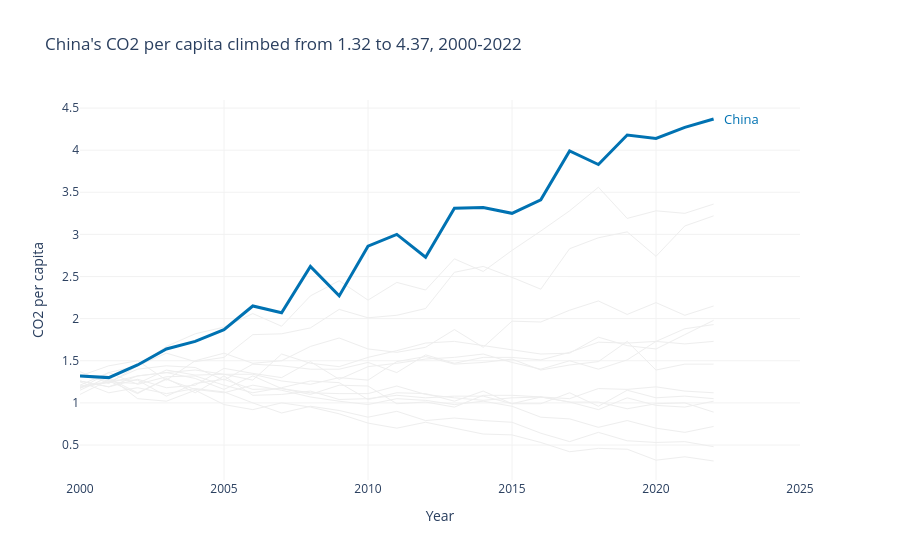

Source (notebook cell):
### Markdown cell above
## Task 1 - A line chart showing CO2 per Capita for all countries in the dataset

**Requirements:**
- All countries shown (for context), but only **one highlighted in colour** — your choice which
- All other lines in grey (#EEEEEE), thinner
- Highlighted country **labelled directly** at the end of its line (not in a legend)
- Insight title that names the highlighted country and its story

### Code cell
highlight_country = "China"
highlight_color = "#0072B2"

fig = go.Figure()

# Show every other country in faint grey
for country in df["Country"].unique():
    if country == highlight_country:
        continue

    country_data = df[df["Country"] == country].sort_values("Year")
    fig.add_trace(go.Scatter(
        x=country_data["Year"],
        y=country_data["CO2_per_capita"],
        mode="lines",
        line=dict(color="#EEEEEE", width=1),
        showlegend=False,
        hovertemplate=f"{country}<br>Year: %{{x}}<br>CO2 per capita: %{{y}}<extra></extra>",
    ))

# Draw China on top so it stands out
highlighted = (
    df[df["Country"] == highlight_country]
    .sort_values("Year")
)

fig.add_trace(go.Scatter(
    x=highlighted["Year"],
    y=highlighted["CO2_per_capita"],
    mode="lines",
    line=dict(color=highlight_color, width=3),
    showlegend=False,
    hovertemplate="China<br>Year: %{x}<br>CO2 per capita: %{y}<extra></extra>",
))

# Put the label beside China's final data point
fig.add_annotation(
    x=highlighted["Year"].iloc[-1],
    y=highlighted["CO2_per_capita"].iloc[-1],
    text=highlight_country,
    showarrow=False,
    xshift=8,
    xanchor="left",
    font=dict(color=highlight_color, size=13),
)

fig.update_layout(
    title="China's CO2 per capita climbed from 1.32 to 4.37, 2000-2022",
    xaxis_title="Year",
    yaxis_title="CO2 per capita",
    template="plotly_white",
    showlegend=False,
    margin=dict(r=100),
)

# Leave room after the final year for the direct label
fig.update_xaxes(
    range=[df["Year"].min(), df["Year"].max() + 3],
    showline=False,
    zeroline=False,
    gridcolor="#F2F2F2",
)
fig.update_yaxes(
    showline=False,
    zeroline=False,
    gridcolor="#F2F2F2",
)

%pip install "nbformat>=4.2.0"
fig.show()

### Figure 1 — Plotly figure (JSON) as saved in the notebook; plotly's stock layout.template omitted (floating-point values rounded to 4 significant figures)
{"data": [{"hovertemplate": "United States<br>Year: %{x}<br>CO2 per capita: %{y}<extra></extra>", "line": {"color": "#EEEEEE", "width": 1}, "mode": "lines", "showlegend": false, "type": "scatter", "x": [2000, 2001, 2002, 2003, 2004, 2005, 2006, 2007, 2008, 2009, 2010, 2011, 2012, 2013, 2014, 2015, 2016, 2017, 2018, 2019, 2020, 2021, 2022], "y": [1.32, 1.26, 1.11, 1.29, 1.12, 1.32, 1.09, 1.1, 1.14, 1.04, 1.05, 1.09, 1.06, 1.08, 1.08, 0.99, 1.07, 1.01, 0.92, 1.06, 0.97, 0.95, 1.02]}, {"hovertemplate": "India<br>Year: %{x}<br>CO2 per capita: %{y}<extra></extra>", "line": {"color": "#EEEEEE", "width": 1}, "mode": "lines", "showlegend": false, "type": "scatter", "x": [2000, 2001, 2002, 2003, 2004, 2005, 2006, 2007, 2008, 2009, 2010, 2011, 2012, 2013, 2014, 2015, 2016, 2017, 2018, 2019, 2020, 2021, 2022], "y": [1.21, 1.36, 1.44, 1.67, 1.82, 1.9, 2.06, 1.91, 2.27, 2.45, 2.22, 2.43, 2.34, 2.71, 2.56, 2.81, 3.04, 3.28, 3.56, 3.19, 3.28, 3.25, 3.36]}, {"hovertemplate": "Germany<br>Year: %{x}<br>CO2 per capita: %{y}<extra></extra>", "line": {"color": "#EEEEEE", "width": 1}, "mode": "lines", "showlegend": false, "type": "scatter", "x": [2000, 2001, 2002, 2003, 2004, 2005, 2006, 2007, 2008, 2009, 2010, 2011, 2012, 2013, 2014, 2015, 2016, 2017, 2018, 2019, 2020, 2021, 2022], "y": [1.25, 1.12, 1.18, 1.11, 1.17, 1.13, 1.0, 0.88, 0.96, 0.91, 0.83, 0.9, 0.79, 0.82, 0.79, 0.77, 0.64, 0.54, 0.65, 0.55, 0.53, 0.54, 0.48]}, {"hovertemplate": "United Kingdom<br>Year: %{x}<br>CO2 per capita: %{y}<extra></extra>", "line": {"color": "#EEEEEE", "width": 1}, "mode": "lines", "showlegend": false, "type": "scatter", "x": [2000, 2001, 2002, 2003, 2004, 2005, 2006, 2007, 2008, 2009, 2010, 2011, 2012, 2013, 2014, 2015, 2016, 2017, 2018, 2019, 2020, 2021, 2022], "y": [1.15, 1.31, 1.05, 1.02, 1.15, 0.98, 0.92, 1.0, 0.95, 0.87, 0.76, 0.7, 0.77, 0.7, 0.63, 0.62, 0.53, 0.42, 0.46, 0.45, 0.32, 0.36, 0.31]}, {"hovertemplate": "France<br>Year: %{x}<br>CO2 per capita: %{y}<extra></extra>", "line": {"color": "#EEEEEE", "width": 1}, "mode": "lines", "showlegend": false, "type": "scatter", "x": [2000, 2001, 2002, 2003, 2004, 2005, 2006, 2007, 2008, 2009, 2010, 2011, 2012, 2013, 2014, 2015, 2016, 2017, 2018, 2019, 2020, 2021, 2022], "y": [1.34, 1.29, 1.12, 1.28, 1.16, 1.12, 1.21, 1.15, 1.07, 1.02, 0.98, 1.05, 1.03, 0.98, 1.02, 0.96, 0.83, 0.81, 0.71, 0.79, 0.7, 0.65, 0.72]}, {"hovertemplate": "Brazil<br>Year: %{x}<br>CO2 per capita: %{y}<extra></extra>", "line": {"color": "#EEEEEE", "width": 1}, "mode": "lines", "showlegend": false, "type": "scatter", "x": [2000, 2001, 2002, 2003, 2004, 2005, 2006, 2007, 2008, 2009, 2010, 2011, 2012, 2013, 2014, 2015, 2016, 2017, 2018, 2019, 2020, 2021, 2022], "y": [1.26, 1.19, 1.32, 1.36, 1.39, 1.34, 1.27, 1.58, 1.47, 1.43, 1.54, 1.62, 1.71, 1.73, 1.68, 1.63, 1.58, 1.59, 1.78, 1.68, 1.64, 1.81, 1.98]}, {"hovertemplate": "Japan<br>Year: %{x}<br>CO2 per capita: %{y}<extra></extra>", "line": {"color": "#EEEEEE", "width": 1}, "mode": "lines", "showlegend": false, "type": "scatter", "x": [2000, 2001, 2002, 2003, 2004, 2005, 2006, 2007, 2008, 2009, 2010, 2011, 2012, 2013, 2014, 2015, 2016, 2017, 2018, 2019, 2020, 2021, 2022], "y": [1.1, 1.27, 1.27, 1.08, 1.23, 1.28, 1.16, 1.17, 1.1, 1.21, 1.2, 0.99, 1.01, 0.95, 1.09, 1.09, 1.07, 1.01, 1.01, 0.93, 0.99, 1.0, 0.89]}, {"hovertemplate": "Canada<br>Year: %{x}<br>CO2 per capita: %{y}<extra></extra>", "line": {"color": "#EEEEEE", "width": 1}, "mode": "lines", "showlegend": false, "type": "scatter", "x": [2000, 2001, 2002, 2003, 2004, 2005, 2006, 2007, 2008, 2009, 2010, 2011, 2012, 2013, 2014, 2015, 2016, 2017, 2018, 2019, 2020, 2021, 2022], "y": [1.17, 1.36, 1.22, 1.31, 1.32, 1.21, 1.12, 1.18, 1.26, 1.24, 1.04, 1.12, 1.11, 1.02, 1.14, 0.99, 0.99, 1.12, 0.96, 1.15, 1.06, 1.08, 1.05]}, {"hovertemplate": "Australia<br>Year: %{x}<br>CO2 per capita: %{y}<extra></extra>", "line": {"color": "#EEEEEE", "width": 1}, "mode": "lines", "showlegend": false, "type": "scatter", "x": [2000, 2001, 2002, 2003, 2004, 2005, 2006, 2007, 2008, 2009, 2010, 2011, 2012, 2013, 2014, 2015, 2016, 2017, 2018, 2019, 2020, 2021, 2022], "y": [1.26, 1.19, 1.28, 1.18, 1.21, 1.41, 1.35, 1.3, 1.49, 1.28, 1.43, 1.47, 1.52, 1.54, 1.58, 1.48, 1.4, 1.5, 1.4, 1.51, 1.73, 1.7, 1.73]}, {"hovertemplate": "South Korea<br>Year: %{x}<br>CO2 per capita: %{y}<extra></extra>", "line": {"color": "#EEEEEE", "width": 1}, "mode": "lines", "showlegend": false, "type": "scatter", "x": [2000, 2001, 2002, 2003, 2004, 2005, 2006, 2007, 2008, 2009, 2010, 2011, 2012, 2013, 2014, 2015, 2016, 2017, 2018, 2019, 2020, 2021, 2022], "y": [1.32, 1.44, 1.5, 1.27, 1.5, 1.59, 1.47, 1.5, 1.67, 1.77, 1.64, 1.6, 1.66, 1.87, 1.66, 1.97, 1.96, 2.1, 2.21, 2.05, 2.19, 2.04, 2.15]}, {"hovertemplate": "Russia<br>Year: %{x}<br>CO2 per capita: %{y}<extra></extra>", "line": {"color": "#EEEEEE", "width": 1}, "mode": "lines", "showlegend": false, "type": "scatter", "x": [2000, 2001, 2002, 2003, 2004, 2005, 2006, 2007, 2008, 2009, 2010, 2011, 2012, 2013, 2014, 2015, 2016, 2017, 2018, 2019, 2020, 2021, 2022], "y": [1.19, 1.24, 1.32, 1.36, 1.29, 1.16, 1.32, 1.17, 1.12, 1.11, 1.11, 1.2, 1.1, 1.06, 1.03, 1.06, 1.07, 1.05, 1.17, 1.16, 1.19, 1.14, 1.12]}, {"hovertemplate": "South Africa<br>Year: %{x}<br>CO2 per capita: %{y}<extra></extra>", "line": {"color": "#EEEEEE", "width": 1}, "mode": "lines", "showlegend": false, "type": "scatter", "x": [2000, 2001, 2002, 2003, 2004, 2005, 2006, 2007, 2008, 2009, 2010, 2011, 2012, 2013, 2014, 2015, 2016, 2017, 2018, 2019, 2020, 2021, 2022], "y": [1.2, 1.25, 1.23, 1.39, 1.33, 1.34, 1.34, 1.26, 1.22, 1.3, 1.27, 1.49, 1.55, 1.46, 1.48, 1.52, 1.39, 1.45, 1.49, 1.73, 1.39, 1.46, 1.46]}, {"hovertemplate": "Mexico<br>Year: %{x}<br>CO2 per capita: %{y}<extra></extra>", "line": {"color": "#EEEEEE", "width": 1}, "mode": "lines", "showlegend": false, "type": "scatter", "x": [2000, 2001, 2002, 2003, 2004, 2005, 2006, 2007, 2008, 2009, 2010, 2011, 2012, 2013, 2014, 2015, 2016, 2017, 2018, 2019, 2020, 2021, 2022], "y": [1.18, 1.25, 1.4, 1.44, 1.42, 1.27, 1.46, 1.44, 1.4, 1.4, 1.48, 1.36, 1.57, 1.47, 1.54, 1.54, 1.51, 1.6, 1.72, 1.71, 1.73, 1.88, 1.93]}, {"hovertemplate": "Indonesia<br>Year: %{x}<br>CO2 per capita: %{y}<extra></extra>", "line": {"color": "#EEEEEE", "width": 1}, "mode": "lines", "showlegend": false, "type": "scatter", "x": [2000, 2001, 2002, 2003, 2004, 2005, 2006, 2007, 2008, 2009, 2010, 2011, 2012, 2013, 2014, 2015, 2016, 2017, 2018, 2019, 2020, 2021, 2022], "y": [1.37, 1.23, 1.44, 1.59, 1.49, 1.54, 1.81, 1.82, 1.89, 2.11, 2.01, 2.04, 2.12, 2.55, 2.62, 2.49, 2.35, 2.83, 2.96, 3.03, 2.74, 3.1, 3.22]}, {"hovertemplate": "China<br>Year: %{x}<br>CO2 per capita: %{y}<extra></extra>", "line": {"color": "#0072B2", "width": 3}, "mode": "lines", "showlegend": false, "type": "scatter", "x": [2000, 2001, 2002, 2003, 2004, 2005, 2006, 2007, 2008, 2009, 2010, 2011, 2012, 2013, 2014, 2015, 2016, 2017, 2018, 2019, 2020, 2021, 2022], "y": [1.32, 1.3, 1.45, 1.64, 1.73, 1.87, 2.15, 2.07, 2.62, 2.27, 2.86, 3.0, 2.73, 3.31, 3.32, 3.25, 3.41, 3.99, 3.83, 4.18, 4.14, 4.27, 4.37]}], "layout": {"annotations": [{"font": {"color": "#0072B2", "size": 13}, "showarrow": false, "text": "China", "x": 2022, "xanchor": "left", "xshift": 8, "y": 4.37}], "margin": {"r": 100}, "showlegend": false, "title": {"text": "China's CO2 per capita climbed from 1.32 to 4.37, 2000-2022"}, "xaxis": {"gridcolor": "#F2F2F2", "range": [2000, 2025], "showline": false, "title": {"text": "Year"}, "zeroline": false}, "yaxis": {"gridcolor": "#F2F2F2", "showline": false, "title": {"text": "CO2 per capita"}, "zeroline": false}}}
